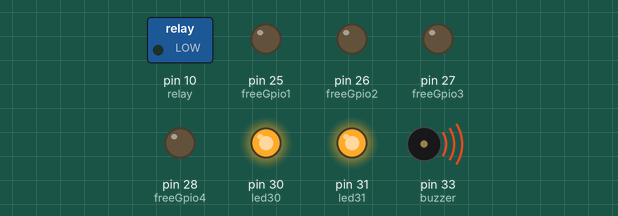
This sketch was run on a simulated Arduino Mega 2560, built with avr-gcc and run on an emulated ATmega2560. Parts: switched loads named in the sketch (green lamp = pin HIGH), output pins drawn as LEDs (lit = HIGH), buzzer (waves = sounding, pin HIGH).

Above: at 1.5 s.
At 4.5 s:
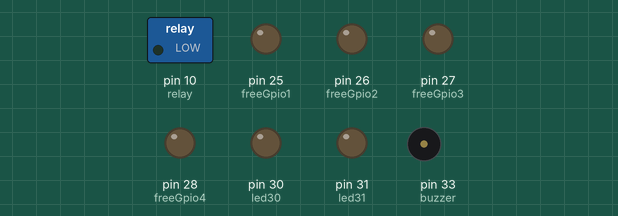
Timing chart, 0 to 5.6 s (numbered marks = the images above):
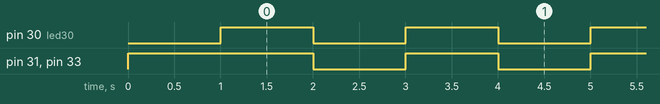

Measured:
- by itself, pin 30 (led30), pin 31 (led31), pin 33 (buzzer): alternates HIGH for 1.0 s and LOW for 1.0 s

The sketch:

01-basic.ino
```cpp
#define led30      30 // HIGH -> ON
#define led31      31 // HIGH -> ON
#define buzzer     33 // HIGH -> OFF

#define GPRS_boot  12 // HIGH -> ON
#define relay      10 // HIGH -> ON // relay set jumper to HIGH
#define tap_feedback 6 // default LOW

#define freeGpio1 25
#define freeGpio2 26
#define freeGpio3 27
#define freeGpio4 28

// sensors
#define flow_measure 7 // sensor flow input pulse

#define water_tds  A0 // TDS analog input
#define water_temp A1 // temperature analog input
#define flood      A2 // top-right 2P XH2.54


void setup() {
  // put your setup code here, to run once:

  Serial.begin(115200);
  Serial1.begin(115200);
  Serial2.begin(9600);  // TDS sensor

  pinMode(tap_feedback, INPUT);
  pinMode(flow_measure, INPUT);

  pinMode(led30, OUTPUT);
  pinMode(led31, OUTPUT);
  pinMode(buzzer, OUTPUT);
  pinMode(relay, OUTPUT);

  digitalWrite(buzzer, HIGH); // buzzer off
  digitalWrite(relay, LOW); // relay ?
  digitalWrite(led31, HIGH); // led31 ON

  pinMode(freeGpio1, OUTPUT);
  pinMode(freeGpio2, OUTPUT);
  pinMode(freeGpio3, OUTPUT);
  pinMode(freeGpio4, OUTPUT);

  delay(1000);
}

void loop() {
  GPIOLoopTest();
  //relaysTest();

}


void relaysTest() {
  digitalWrite(relay, HIGH);

  int R = digitalRead(6);

  if (R == LOW) {
    digitalWrite(buzzer, LOW); // turn ON?
    digitalWrite(led30, HIGH); // turn ON?
  }
  else {
    digitalWrite(buzzer, HIGH); // turn ON?
    digitalWrite(led30, LOW); // turn ON?
  }
}


void GPIOLoopTest() {
  // put your main code here, to run repeatedly:
  digitalWrite(led30, HIGH);
  digitalWrite(led31, HIGH);
  digitalWrite(buzzer, HIGH);

  //digitalWrite(freeGpio1, HIGH);
  //digitalWrite(freeGpio2, HIGH);
  //digitalWrite(freeGpio3, HIGH);
  //digitalWrite(freeGpio4, HIGH);
  delay(1000);

  digitalWrite(led30, LOW);
  digitalWrite(led31, LOW);
  digitalWrite(buzzer, LOW);

  //digitalWrite(freeGpio1, LOW);
  //digitalWrite(freeGpio2, LOW);
  //digitalWrite(freeGpio3, LOW);
  //digitalWrite(freeGpio4, LOW);
  delay(1000);

}
```
